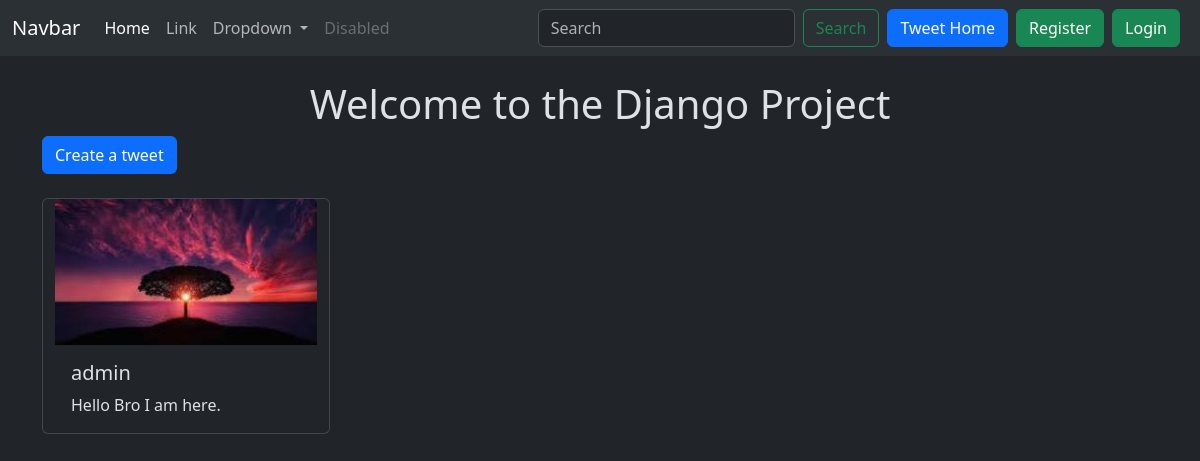
The app's page /tweet/, older data.
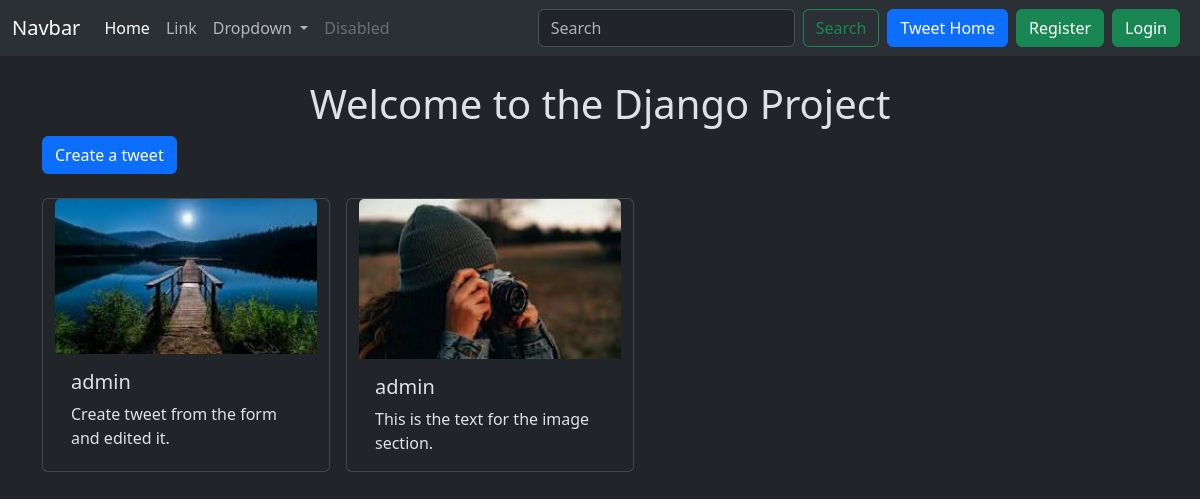
The same page, newer data.
### tweet/models.py (models this page shows, shortened)
class Tweet(models.Model):
    user=models.ForeignKey(User,on_delete=models.CASCADE)
    text=models.TextField(max_length=240)
    photo=models.ImageField(upload_to='photos/', blank=True, null=True)
    created_at=models.DateTimeField(auto_now_add=True)
    updated_at=models.DateTimeField(auto_now=True)

### tweet/views.py (the view)
# urls.py: path('',views.tweet_list,name='tweet_list'),
def tweet_list(request):
    tweets=Tweet.objects.all().order_by('-created_at')
    return render(request,'tweet_list.html',{'tweets':tweets})

### tweet/templates/tweet_list.html (shortened to what this page needs)
{% extends "layout.html" %}
{% block content %}
    <h1 class='text-center mt-4'>Welcome to the Django Project</h1>
    <a href="{% url "tweet_create" %}" class="btn btn-primary mb-4">Create a tweet</a>
    <div class="container row gap-3">
        {% for tweet in tweets %}
        <div class="card" style="width: 18rem;">
            <img src="{{ tweet.photo.url }}" class="card-img-top" alt="photo">
            <div class="card-body">
              <h5 class="card-title">{{tweet.user.username}}</h5>
              <p class="card-text">{{tweet.text}}</p>
            </div>
          </div>
        {% endfor %}
    </div>
{% endblock %}

### templates/layout.html (shortened to what this page needs)
{% load static %}
<!DOCTYPE html>
<html lang="en" data-bs-theme="dark">
<head>
    <link href="https://cdn.jsdelivr.net/npm/bootstrap@5.3.5/dist/css/bootstrap.min.css" rel="stylesheet">
</head>
<body>
    <nav class="navbar navbar-expand-lg bg-body-tertiary">
        <div class="container-fluid">
          <a class="navbar-brand" href="#">Navbar</a>
          <div class="collapse navbar-collapse" id="navbarSupportedContent">
            <ul class="navbar-nav me-auto mb-2 mb-lg-0">
              <li class="nav-item">
                <a class="nav-link active" aria-current="page" href="#">Home</a>
              </li>
              <li class="nav-item">
                <a class="nav-link" href="#">Link</a>
              </li>
              <li class="nav-item dropdown">
                <a class="nav-link dropdown-toggle" href="#" role="button" data-bs-toggle="dropdown" aria-expanded="false">
                  Dropdown
                </a>
              </li>
              <li class="nav-item">
                <a class="nav-link disabled" aria-disabled="true">Disabled</a>
              </li>
            </ul>
            <form class="d-flex" role="search">
              <input class="form-control me-2" type="search" placeholder="Search" aria-label="Search">
              <button class="btn btn-outline-success" type="submit">Search</button>
            </form>
            <a href="{% url "tweet_list" %}" class="mx-2 btn btn-primary">Tweet Home</a>
            {% if user.is_authenticated %}
              <form action="{% url "logout" %}" method="post">
                {% csrf_token %}
                <button class="btn btn-danger" type='submit'>Logout</button>
              </form>
              {% else %}
              <a href="{% url "register" %}" class='btn btn-success' >Register</a>
              <a href="{% url "login" %}" class='btn btn-success mx-2
              ' >Login</a>
            {% endif %}
          </div>
        </div>
      </nav>
    <div class="container">
        {% block content %}{% endblock %}
    </div>
</body>
</html>

Row changes from the older to the newer data that the page shows:
removed Tweet: photo (picture), user.username "admin", text "Hello Bro I am here."
added Tweet: photo (picture), user.username "admin", text "Create tweet from the form and edited it."
added Tweet: photo (picture), user.username "admin", text "This is the text for the image section."
